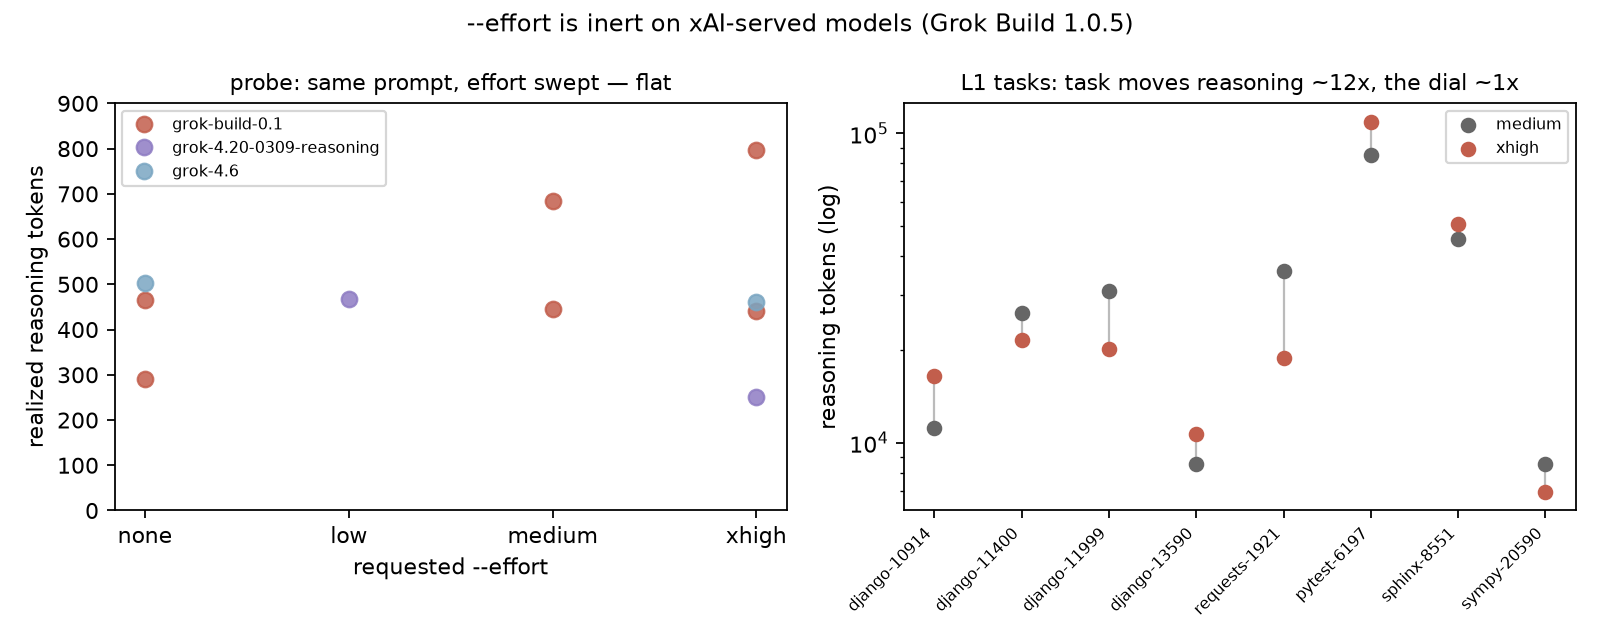

Write Python code to recreate this figure.
"""Result 1 figure: the --effort dial does not move realized reasoning.

Left: probe measurements (same prompt, requested effort swept; values recorded
in docs/dial-finding.md, 2026-08-26). Right: per-task reasoning on the 8-task
L1 suite under the two requested efforts — task identity moves reasoning ~12x,
the dial ~1x. Output: plots/dial.png
"""

import json
from collections import defaultdict
from pathlib import Path

import matplotlib

matplotlib.use("Agg")
import matplotlib.pyplot as plt

ROOT = Path(__file__).resolve().parent.parent

# Probe data from docs/dial-finding.md (same combinatorics prompt per call)
PROBES = {
    "grok-build-0.1": {"none": [466, 291], "medium": [446, 685], "xhigh": [441, 797]},
    "grok-4.20-0309-reasoning": {"low": [468], "xhigh": [250]},
    "grok-4.6": {"none": [504], "xhigh": [460]},
}
LEVELS = ["none", "low", "medium", "xhigh"]


def main():
    rows = [json.loads(l) for l in open(ROOT / "results" / "runs.jsonl") if l.strip()]
    per_task = defaultdict(dict)
    for r in rows:
        if (r.get("layer") == "L1" and r["phase"] == "fork_source" and r["status"] == "ok"
                and r.get("model") == "grok-build-0.1" and r["rep"] == 1
                and r["effort"] in ("medium", "xhigh")):
            per_task[r["task_id"]][r["effort"]] = r["usage"].get("reasoning_tokens") or 0

    fig, (ax1, ax2) = plt.subplots(1, 2, figsize=(10, 4))

    colors = {"grok-build-0.1": "#c25e4c", "grok-4.20-0309-reasoning": "#8e7cc3",
              "grok-4.6": "#7aa6c2"}
    for model, by_level in PROBES.items():
        xs, ys = [], []
        for i, lvl in enumerate(LEVELS):
            for v in by_level.get(lvl, []):
                xs.append(i)
                ys.append(v)
        ax1.plot(xs, ys, "o", color=colors[model], label=model, alpha=0.85, markersize=7)
    ax1.set_xticks(range(len(LEVELS)), LEVELS)
    ax1.set_xlabel("requested --effort")
    ax1.set_ylabel("realized reasoning tokens")
    ax1.set_title("probe: same prompt, effort swept — flat", fontsize=10)
    ax1.set_ylim(0, 900)
    ax1.legend(fontsize=7)

    tasks = sorted(t for t, d in per_task.items() if "medium" in d and "xhigh" in d)
    for i, t in enumerate(tasks):
        m, x = per_task[t]["medium"], per_task[t]["xhigh"]
        ax2.plot([i, i], [m, x], color="#bbb", lw=1, zorder=1)
        ax2.scatter([i], [m], color="#666", zorder=2, label="medium" if i == 0 else None)
        ax2.scatter([i], [x], color="#c25e4c", zorder=2, label="xhigh" if i == 0 else None)
    ax2.set_yscale("log")
    ax2.set_xticks(range(len(tasks)), [t.split("__")[-1] for t in tasks],
                   rotation=45, ha="right", fontsize=7)
    ax2.set_ylabel("reasoning tokens (log)")
    ax2.set_title("L1 tasks: task moves reasoning ~12x, the dial ~1x", fontsize=10)
    ax2.legend(fontsize=7)

    fig.suptitle("--effort is inert on xAI-served models (Grok Build 1.0.5)", fontsize=11)
    fig.tight_layout()
    out = ROOT / "plots" / "dial.png"
    fig.savefig(out, dpi=160)
    print(f"wrote {out}")


if __name__ == "__main__":
    main()
